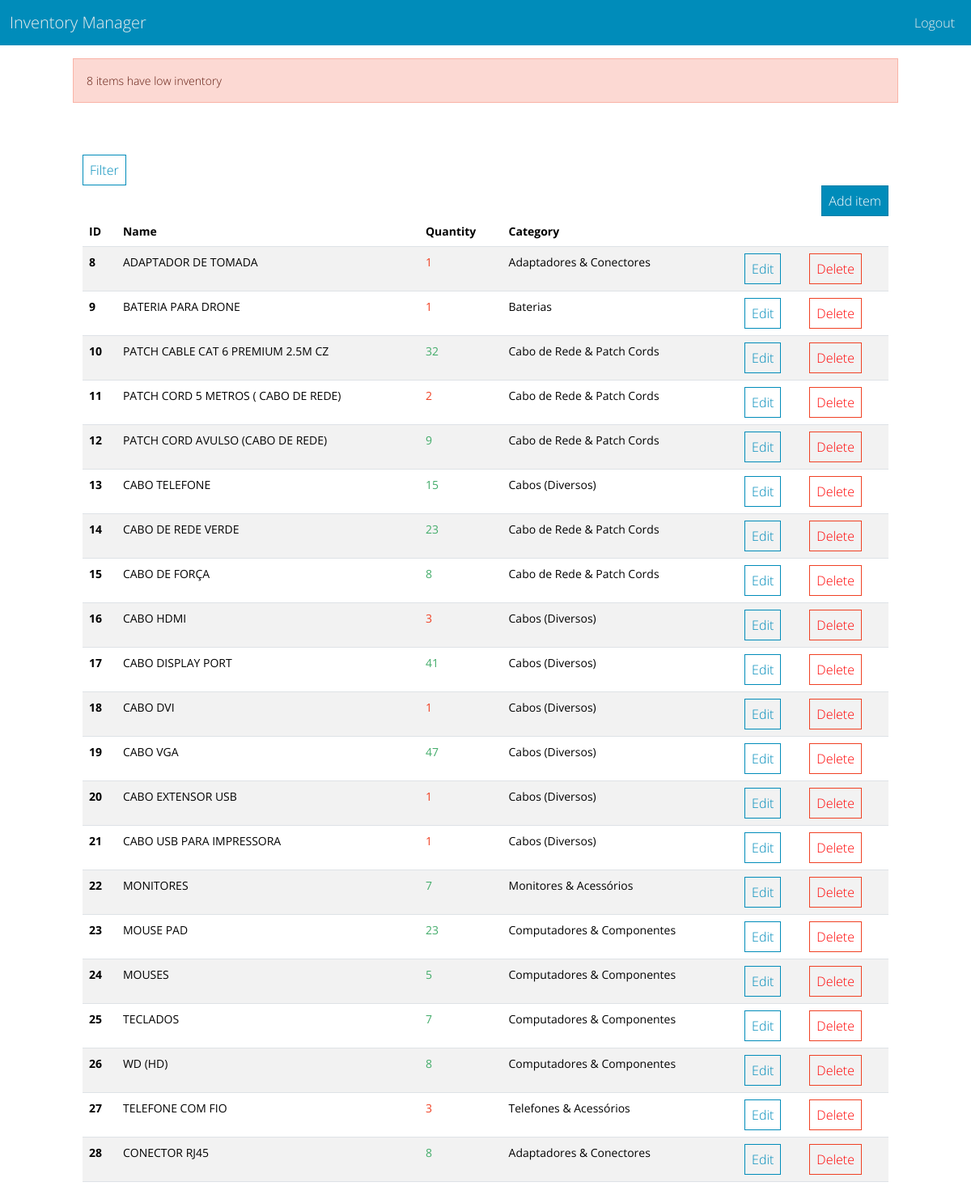
Page /dashboard/ (signed in) on the committed database.
### inventory/models.py (models this page shows, shortened)
class InventoryItem(models.Model):
    name = models.CharField(max_length=200)
    quantity = models.IntegerField()
    category = models.ForeignKey('Category', on_delete=models.SET_NULL, blank = True, null = True)
    date_created = models.DateTimeField(auto_now_add=True)
    user = models.ForeignKey(User, on_delete=models.CASCADE)

class Category(models.Model):
    name = models.CharField(max_length=200)
    class Meta:
        verbose_name_plural = 'categories'

### inventory/views.py (the view)
# urls.py: path('dashboard/', Dashboard.as_view(), name='dashboard'),
class Dashboard(LoginRequiredMixin, View):
    def get(self, request):
        items = InventoryItem.objects.filter(user=self.request.user.id).order_by('id')
        low_inventory = InventoryItem.objects.filter(
            user=self.request.user.id,
            quantity__lte=LOW_QUANTITY
        )
        if low_inventory.count() > 0:
            if low_inventory.count() > 1:
                messages.error(request, f'{low_inventory.count()} items have low inventory')
            else:
                messages.error(request, f'{low_inventory.count()} item have low inventory')
        low_inventory_ids = InventoryItem.objects.filter(
            user = self.request.user.id,
            quantity__lte = LOW_QUANTITY
        ).values_list('id', flat = True)
        return render(request, 'inventory/dashboard.html', {'items': items, 'low_inventory_ids': low_inventory_ids})

### inventory/templates/inventory/dashboard.html (shortened to what this page needs)
{% extends 'inventory/base.html' %}
{% block content %}
<head>
</head>
{% if messages %}
    <div class="row mt-3">
        {% for message in messages %}
            {% if message.tags == 'error' %}
                <div class="col-md-10 col-12 mx-auto alert alert-danger">
                    {{ message }}
                </div>
            {% else %}
                <div class="col-md-10 col-12 mx-auto alert alert-success">
                    {{ message }}
                </div>
            {% endif %}
        {% endfor %}
    </div>
{% endif %}
<div class="row">
    <div class="col-md-10 col-12 mx-auto mt-5">
        <div class="col-md-4">
            <a href="{% url 'item-filter'%}" class="btn btn-outline-primary border-primary">Filter</a>
        </div>
        <div class="d-flex justify-content-end">
            <a href="{% url 'add-item' %}" class="btn btn-primary">Add item</a>
        </div>
        <table class="table table-hover table-striped">
            <thead>
                <tr>
                    <th scope="col">ID</th>
                    <th scope="col">Name</th>
                    <th scope="col">Quantity</th>
                    <th scope="col">Category</th>
                    <th scope="col"></th>
                    <th scope="col"></th>
                </tr>
            </thead>
            <tbody>
                {% for item in items %}
                    <tr>
                        <th scope="row">{{ item.id }}</th>
                        <td>{{ item.name }}</td>
                        {% if item.id in low_inventory_ids %}
                            <td class="text-danger">{{ item.quantity }}</td>
                        {% else %}
                            <td class="text-success">{{ item.quantity }}</td>
                        {% endif %}
                        <td>{{ item.category.name }}</td>
                        <td><a href="{% url 'edit-item' item.id %}" class="btn btn-outline-primary">Edit</a></td>
                        <td><a href="{% url 'delete-item' item.id %}" class="btn btn-outline-primary border-danger">Delete</a></td>
                    </tr>
                {% endfor %}
            </tbody>
        </table>
    </div>
</div>
{% endblock content %}

### inventory/templates/inventory/dashboard.html (style rules this page uses)
.btn.btn-outline-primary.border-danger { transition: all 0.3s ease; color: red; }

### rows in the picture
InventoryItem: id "8", name "ADAPTADOR DE TOMADA", quantity "1", category.name "Adaptadores & Conectores"
InventoryItem: id "9", name "BATERIA PARA DRONE", quantity "1", category.name "Baterias"
InventoryItem: id "10", name "PATCH CABLE CAT 6 PREMIUM 2.5M CZ", quantity "32", category.name "Cabo de Rede & Patch Cords"
InventoryItem: id "11", name "PATCH CORD 5 METROS ( CABO DE REDE)", quantity "2", category.name "Cabo de Rede & Patch Cords"
InventoryItem: id "12", name "PATCH CORD AVULSO (CABO DE REDE)", quantity "9", category.name "Cabo de Rede & Patch Cords"
InventoryItem: id "13", name "CABO TELEFONE", quantity "15", category.name "Cabos (Diversos)"
InventoryItem: id "14", name "CABO DE REDE VERDE", quantity "23", category.name "Cabo de Rede & Patch Cords"
InventoryItem: id "15", name "CABO DE FORÇA", quantity "8", category.name "Cabo de Rede & Patch Cords"
InventoryItem: id "16", name "CABO HDMI", quantity "3", category.name "Cabos (Diversos)"
InventoryItem: id "17", name "CABO DISPLAY PORT", quantity "41", category.name "Cabos (Diversos)"
InventoryItem: id "18", name "CABO DVI", quantity "1", category.name "Cabos (Diversos)"
InventoryItem: id "19", name "CABO VGA", quantity "47", category.name "Cabos (Diversos)"
InventoryItem: id "20", name "CABO EXTENSOR USB", quantity "1", category.name "Cabos (Diversos)"
InventoryItem: id "21", name "CABO USB PARA IMPRESSORA", quantity "1", category.name "Cabos (Diversos)"
InventoryItem: id "22", name "MONITORES", quantity "7", category.name "Monitores & Acessórios"
InventoryItem: id "23", name "MOUSE PAD", quantity "23", category.name "Computadores & Componentes"
InventoryItem: id "24", name "MOUSES", quantity "5", category.name "Computadores & Componentes"
InventoryItem: id "25", name "TECLADOS", quantity "7", category.name "Computadores & Componentes"
InventoryItem: id "26", name "WD (HD)", quantity "8", category.name "Computadores & Componentes"
InventoryItem: id "27", name "TELEFONE COM FIO", quantity "3", category.name "Telefones & Acessórios"
InventoryItem: id "28", name "CONECTOR RJ45", quantity "8", category.name "Adaptadores & Conectores"

### other values in the picture
{{ message }} "8 items have low inventory"
